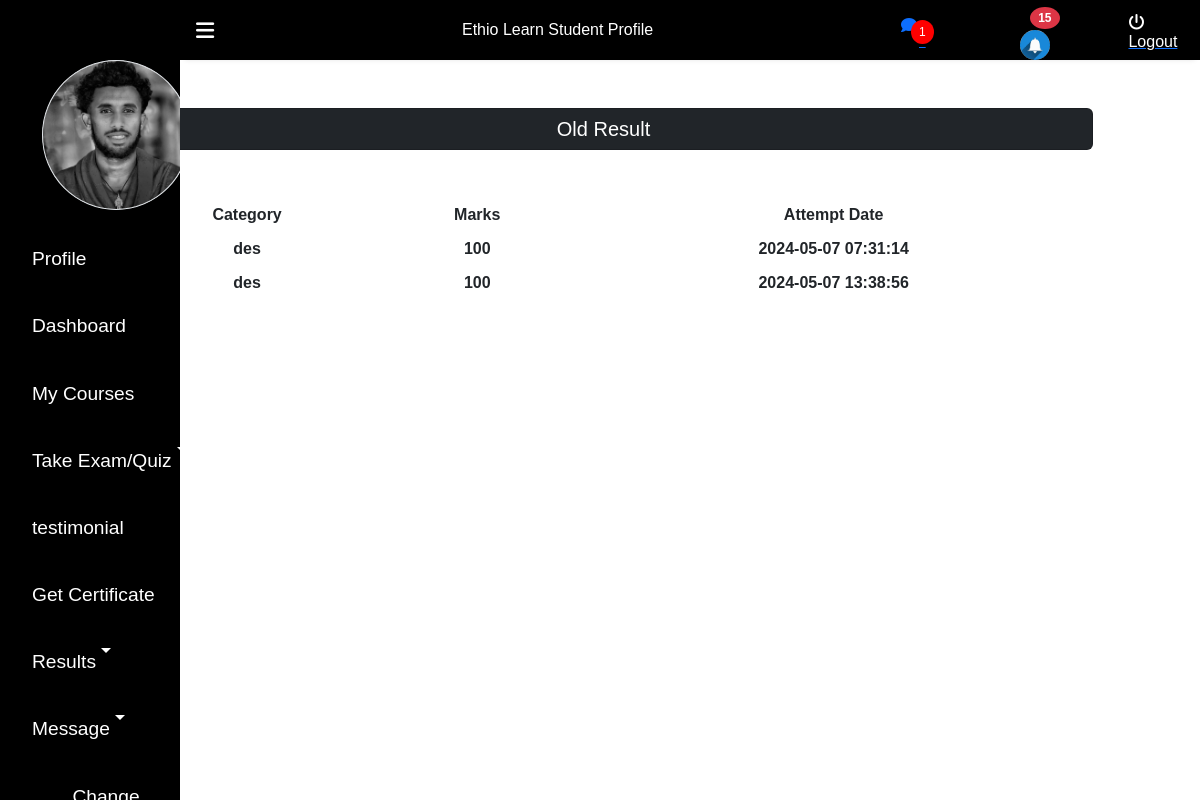
The page /Users/OldResult.php (signed in) on the database its author committed.
### tables this page shows
CREATE TABLE `students` (
  `stu_id` int(11) NOT NULL,
  `stu_name` varchar(255) DEFAULT NULL,
  `stu_email` varchar(255) DEFAULT NULL,
  `stu_pass` varchar(255) DEFAULT NULL,
  `stu_occ` varchar(255) DEFAULT NULL,
  `stu_img` text DEFAULT NULL,
  `email_verified` tinyint(1) DEFAULT 0,
  `online_status` enum('online','offline') NOT NULL DEFAULT 'offline',
  `otp` varchar(6) DEFAULT NULL,
  `otp_expiry` datetime DEFAULT NULL,
  `reset_token` varchar(255) DEFAULT NULL,
  `reset_expiry` datetime DEFAULT NULL
);

CREATE TABLE `quiz_result` (
  `id` int(11) NOT NULL,
  `stu_id` int(11) DEFAULT NULL,
  `exam_type` varchar(255) DEFAULT NULL,
  `total_question` int(11) DEFAULT NULL,
  `correct_answer` int(11) DEFAULT NULL,
  `wrong_answer` int(11) DEFAULT NULL,
  `exam_time` varchar(255) DEFAULT NULL,
  `mark` int(11) DEFAULT NULL,
  `course_id` int(11) DEFAULT NULL
);

### Users/check_new_message.php (called while the page is built, shortened)
<?php
if (isset($_SESSION['stu_id'])) {
    include_once("../DB_Files/db.php");
    $student_id = $_SESSION['stu_id'];
    $sql = "SELECT COUNT(*) AS new_messages
            FROM message
            WHERE receiver_id = ? AND receiver_type = 'student' AND is_read = 0";
    $stmt = $conn->prepare($sql);
    $stmt->bind_param("i", $student_id);
    $stmt->execute();
    $result = $stmt->get_result();
    $row = $result->fetch_assoc();
    $new_messages_count = $row['new_messages'];
} else {
}
?>

### Users/fetch_notification_count.php (called while the page is built, shortened)
<?php
include_once("../DB_Files/db.php");
function fetchNewNotificationsCount($conn) {
    $stu_id = $_SESSION['stu_id'];
    $sql = "SELECT COUNT(*) as count FROM notifications WHERE stu_id = ? AND is_read = 0";
    $stmt = $conn->prepare($sql);
    if ($stmt) {
        $stmt->bind_param("i", $stu_id);
        $stmt->execute();
        $result = $stmt->get_result();
        $row = $result->fetch_assoc();
        $count = $row['count'];
        return $count;
    }
    return 0;
}
$notificationCount = fetchNewNotificationsCount($conn);
?>

### Users/OldResult.php (the view, shortened to what this page needs)
<?php
include_once("ProfileHeader.php");
include_once("../DB_Files/db.php");
?>
<div class="container" style="padding=5%;">
<div class="col-sm-11 mt-5 ms-5 border-3">
<h5 class="bg-dark card text-white p-2 text-center ">Old Result</h5>
<?php
                $sql = "SELECT * FROM quiz_result WHERE stu_id='$_SESSION[stu_id]'";
                $result = $conn->query($sql);
                echo '
<table class="table table-borderless text-center text-light fw-bolder mt-5">
<thead class="bg-secondary">
    <tr >
        <th class="text-dark" scope="col">Category</th>
        <th class="text-dark" scope="col">Marks</th>
        <th class="text-dark" scope="col">Attempt Date</th>
    </tr>
</thead>
<tbody>';
                while ($row = $result->fetch_assoc()) {
                    echo '<tr  class="border-0">';
                    echo '<th class="text-dark" scope="row">' . $row['exam_type'] . '</th>';
                    echo '<td class="text-dark">' . $row['mark'] . '</td>';
                    echo '<td class="text-dark">' . $row['exam_time'] . '</td>';
                    echo '</tr>';
                }
                echo '</tbody>
</table>';
?>
</div>
</div>

### Users/ProfileHeader.php (shortened to what this page needs)
<?php
include_once("../DB_Files/db.php");
include_once("fetch_notification_count.php");
$stu_email = $_SESSION['stu_email'];
if (isset($stu_email)) {
    $sql = "SELECT stu_img FROM students WHERE stu_email='$stu_email'";
    $result = $conn->query($sql);
    $row = $result->fetch_assoc();
    $stu_img = $row['stu_img'];
}
?>
<!DOCTYPE html>
<html lang="en">
<head>
    <link rel="stylesheet" href="/ethiolearn/Users/CSS/style.css">
    <link rel="stylesheet" href="/ethiolearn/Font awesome/webfonts/all.min.css">
    <link rel="stylesheet" href="/ethiolearn/bootstrap/css/bootstrap.min.css">
</head>
<body>
    <div class="sidebar">
        <div class="side-header"></div>
        <div class="side-content">
            <div class="side-menu">
                <ul>
                    <li class="nav-item mb-3">
                        <img src="<?php echo $stu_img ?>" alt="" class="img-thumbnail rounded-circle" style="margin-left: 10px; height:150px; width:150px; padding:0px;">
                    </li>
                    <li class="nav-item">
                        <a href="Profile.php" class="nav-link">
                            <i class="uil uil-user-square"></i> Profile
                        </a>
                    </li>
                    <li class="nav-item">
                        <a href="dashbord.php" class="nav-link">
                            <i class="uil uil-user-square"></i> Dashboard
                        </a>
                    </li>
                    <li class="nav-item">
                        <a href="MyCourse.php" class="nav-link">
                            <i class="uil uil-book"></i> My Courses
                        </a>
                    </li>
                    <li class="nav-item dropdown">
    <a class="nav-link dropdown-toggle" href="#" id="navbarDropdown" role="button" aria-haspopup="true" aria-expanded="false">
        <i class="uil uil-clipboard-alt"></i> Take Exam/Quiz
    </a>
</li>
                    <li class="nav-item">
                        <a href="add_testimonial.php" class="nav-link">
                            <i class="uil uil-feedback"></i> testimonial
                        </a>
                    </li>
                    <li class="nav-item">
                        <a href="getCertificate.php" class="nav-link">
                            <i class="uil uil-award"></i> Get Certificate
                        </a>
                    </li>
                    <li class="nav-item dropdown">
    <a class="nav-link dropdown-toggle" href="#" id="messageDropdown" role="button" aria-haspopup="true" aria-expanded="false">
        <i class="uil uil-message"></i> Results
    </a>
</li>
                    <li class="nav-item dropdown">
    <a class="nav-link dropdown-toggle" href="#" id="messageDropdown" role="button" aria-haspopup="true" aria-expanded="false">
        <i class="uil uil-message"></i> Message
    </a>
</li>
                    <li class="nav-item">
                        <a href="verifyreast.php" class="nav-link">
                        </a>
                    </li>
            <?php
            include_once("check_new_message.php");
            ?>
    </ul>
            </div>
        </div>
    </div>
    <div class="main-content">
        <header>
            <div class="header-content">
                <label for="menu-toggle">
                    <span class="fas fa-bars"></span>
                </label>
                <a class="navbar-brand" href="/ethiolearn/index.php">Ethio Learn <span style="font-size: 1rem;">Student Profile</span></a>
                <div class="header-menu">
                    <a href="inbox_detail_student.php?stu_id=<?php echo $_SESSION['stu_id']; ?>" class="notificationn-icon">
                        <span class="badgee" style="width: 30px; height: auto; margin-right: 18px; border-radius: 50%;"><?php echo $new_messages_count; ?></span>
                    </a>
                    <a class="nav-link notification-icon" href="notification.php">
                        <span class="badge bg-danger" style="width: 30px; height: auto; margin-right: 18px; border-radius: 50%;"><?php echo $notificationCount; ?></span>
                        <img src="Img/notification.png" alt="Notification" style="width: 30px; height: auto; margin-right: 18px; border-radius: 50%;">
                    </a>
                    <div class="user">
                        <span class="fas fa-power-off"></span>
                        <a href="Logout.php"><span style="color:white">Logout</span></a>
                    </div>
                </div>
            </div>
        </header>
    </div>
</body>
</html>

### Users/CSS/style.css (style rules this page uses)
* { margin: 0; padding: 0; text-decoration: none; list-style-type: none; box-sizing: border-box; font-family: 'Merriweather', sans-serif; }
.sidebar { position: fixed; height: 100%; width: 15%; left: 0; bottom: 0; top: 0; z-index: 100; background:black; transition: left 300ms; }
.side-header { box-shadow: 0px 5px 5px -5px rgb(0 0 0 /10%); background: var(--main-color); height: 60px; display: flex; justify-content: center; align-items: center; }
.side-content { height: calc(100vh - 60px); overflow: auto; }
.side-menu ul { text-align: center; color:white }
.side-menu a { display: flex; padding: 1.2rem 0rem; text-decoration: none; font-size: 1.2rem; }
.main-content { margin-left: 165px; width: calc(100% - 165px); transition: margin-left 300ms; }
header { position: fixed; right: 0; top: 0; left: 15%; z-index: 100; height: 60px; box-shadow: 0px 5px 5px -5px rgb(0 0 0 /10%); background:black; transition: left 300ms; color:white }
.header-content, .header-menu { display: flex; align-items: center; }
.header-content { justify-content: space-between; padding: 0rem 1rem; }
.header-content label:first-child span { font-size: 1.3rem; }
.header-content label { cursor: pointer; }
.header-menu { justify-content: flex-end; padding-top: .5rem; }
body { top: 0px !important; }

### Users/ProfileHeader.php (style rules this page uses)
.badge { position: relative; top: -1px; right: -10px; background-color: red; color: white; border-radius: 50%; padding: 5px 8px; font-size: 12px; width: 105px; text-align: center; z-index: 1; }
.notification-icon { position: relative; padding-right: 10%; }
.badgee { position: relative; top: -10px; right: -10px; background-color: red; color: white; border-radius: 50%; padding: 5px 8px; font-size: 12px; min-width: 15px; text-align: center; z-index: 1; }
.notificationn-icon { position: relative; padding-right: 10%; }
body { top: 0px !important; }

### Users/OldResult.php (style rules this page uses)
.container { padding:3%; }

### rows shown on the page
students: stu_img (picture)
quiz_result: exam_type "des", mark "100", exam_time "2024-05-07 07:31:14"
quiz_result: exam_type "des", mark "100", exam_time "2024-05-07 13:38:56"

### other values the page prints
$new_messages_count "1"
$notificationCount "15"
